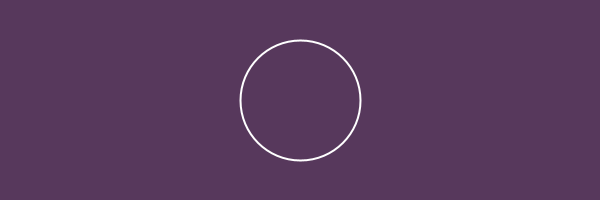
Frame 1 (no input)
Frame 60 (the mouse pressed at the canvas centre just before this capture): identical to frame 1, image omitted
Frame 120 (the mouse held since frame 60 and released just before this capture): identical to frame 1, image omitted

The Processing sketch that drew this single still picture (run headless with seeded random() and noise(); from frame 60 on, the mouse is pressed at the canvas centre):

// Processing sketch: processing_145571
// ── processing_145571.pde

void setup ()
{
  size (600, 200);
  smooth();
  frameRate (25);

  background (#57385c);
}

void draw ()
{
  background (#57385c);
  stroke (255);
  strokeWeight (2);
  noFill();
  ellipse (300, 100, 120, 120);
}

void mousePressed ()
{
  background (#57385c);
  fill (#A75265);
  noStroke();
  ellipse (300, 100, 120, 120);
}

void keyPressed ()
{
  background (#57385c);
  fill (#A75265);
  noStroke();
  rect (240, 40, 120, 120);
}
